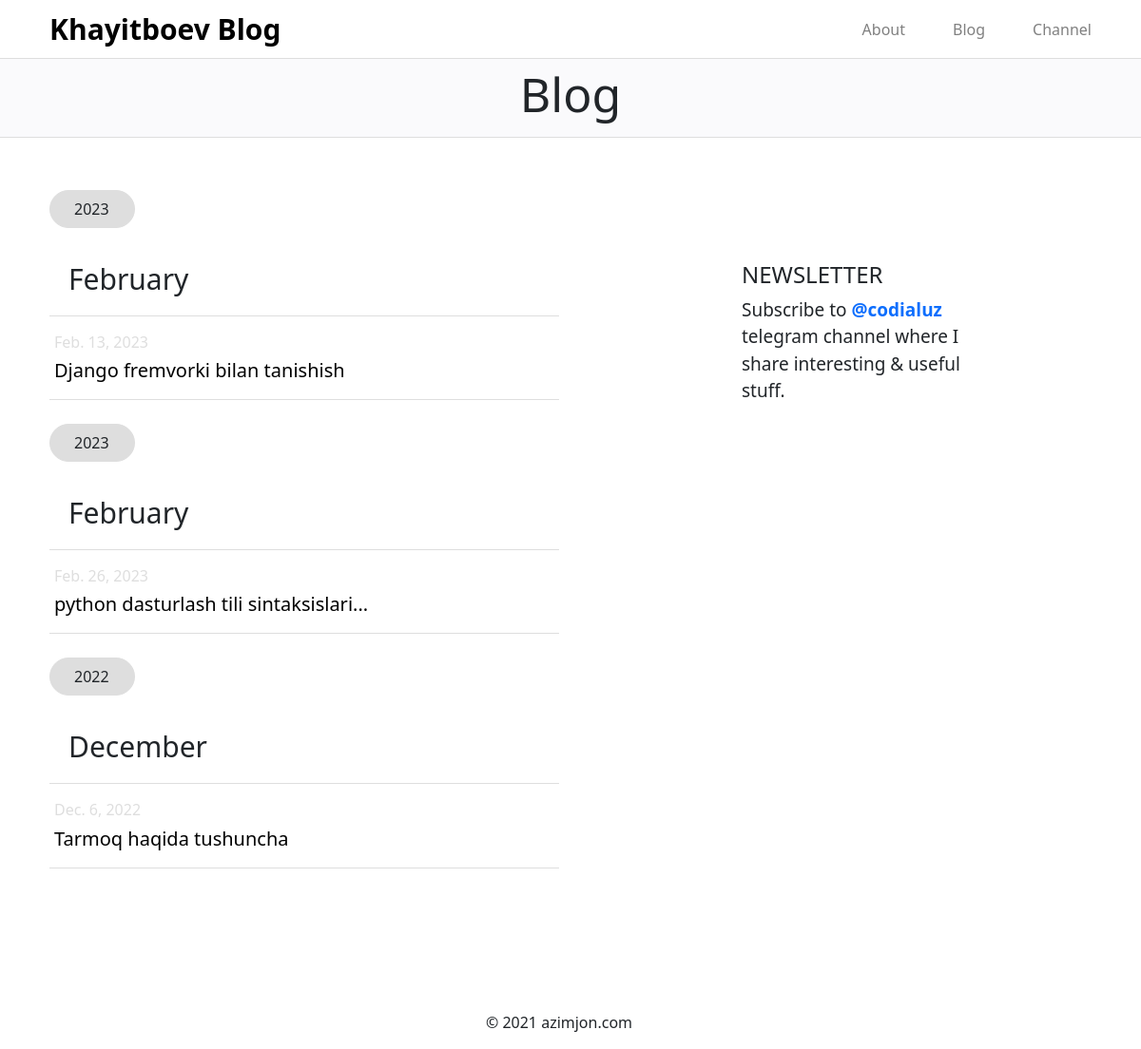
Screenshot of /blog/ with the database file from the repository.
### asosiy/models.py (models this page shows, shortened)
class Maqola(models.Model):
    sarlavha=models.CharField(max_length=50)
    sana=models.DateField()
    matn=models.TextField()
    rasm=models.FileField()

### asosiy/views.py (the view)
# urls.py: path('blog/',blog),
def blog(request):
    data={
        'blog':Maqola.objects.all()
    }
    return render(request, 'blog.html',data)

### templates/blog.html (shortened to what this page needs)
<!DOCTYPE html>
<html lang="uz">
<head>
        {% load static %}
    <link rel="stylesheet" href="{% static 'bootstrap-5.0.2-dist/css/bootstrap.css' %}">
    <link rel="stylesheet" href="{% static 'css/blog.css'%} ">
</head>
<body>
    <div class="container-fluid">
        <div class="row navbar">
            <div class="col-12 col-md-6 col-sm-6 navbar-icon"><a href="./bir.html">Khayitboev Blog</a></div>
            <div class="col-12 col-md-6 col-sm-6 navbar-link">
                <div><a href="./about.html">About</a></div>
                <div><a href="./blog.html">Blog</a></div>
                <div><a href="#">Channel</a></div>
            </div>
        </div>
        <div class="row blog">
            <div class="col-12">
                <h1>Blog</h1>
            </div>
        </div>
        <div class="row main">
            <div class="col-12 col-md-6 col-sm-6 main-card1">
                {% for i in blog %}
                <p>{{i.sana.year}}</p>
                {% if i.sana.month == 1 %}
                <h3>January </h3>
                 {% elif i.sana.month == 2 %}
                <h3>February </h3>
                {% elif i.sana.month == 3 %}
                <h3>March </h3>
                {% elif i.sana.month == 4 %}
                <h3>April </h3>
                {% elif i.sana.month == 5 %}
                <h3>May</h3>
                {% elif i.sana.month == 6 %}
                <h3>June </h3>
                {% elif i.sana.month == 7 %}
                <h3>July </h3>
                {% elif i.sana.month == 8 %}
                <h3>August </h3>
                {% elif i.sana.month == 9 %}
                <h3>September </h3>
                {% elif i.sana.month == 10 %}
                <h3>October</h3>
                {% elif i.sana.month == 11 %}
                <h3>November </h3>
                {% elif i.sana.month == 12 %}
                <h3>December </h3>
                {% endif %}
                <div class="main-card1-link">
                    <a href="/maqola/{{i.id}}/"><h6>{{i.sana}}<h6> <h5>{{i.sarlavha}}</h5></a>
                </div>
                {% endfor %}
            </div>
            <div class="col-12 col-md-6 col-sm-6 main-card2">
                <h4>NEWSLETTER</h4>
                <p>Subscribe to <a href="#">@codialuz</a> telegram channel where I share interesting & useful stuff.</p>
            </div>
        </div>
        <div class="row footer">
            <p>© 2021 azimjon.com</p>
        </div>
    </div>
</body>
</html>

### static/css/blog.css (style rules this page uses)
body { margin: 0; padding: 0; -webkit-box-sizing: border-box; box-sizing: border-box; }
.container-fluid .navbar { padding-right: 40px; padding-left: 40px; border-bottom: 1px solid #DEDEDE; }
.container-fluid .navbar .navbar-icon a { font-size: 30px; font-weight: bold; text-decoration: none; color: #000; }
.container-fluid .navbar .navbar-link { -webkit-box-pack: end; -ms-flex-pack: end; justify-content: end; display: -webkit-box; display: -ms-flexbox; display: flex; }
.container-fluid .navbar .navbar-link a { text-decoration: none; margin-left: 50px; color: grey; }
.container-fluid .blog { background-color: #FAFAFC; border-bottom: 1px solid #DEDEDE; padding: 7px 0px; }
.container-fluid .blog .col-12 h1 { font-weight: 400; font-size: 50px; text-align: center; }
.container-fluid .main { padding-left: 40px; padding-right: 40px; padding-top: 30px; }
.container-fluid .main .main-card1 p { margin-top: 25px; border: 1px solid #DEDEDE; width: 90px; padding: 7px 25px; background-color: #DEDEDE; border-radius: 20px; }
.container-fluid .main .main-card1 h3 { font-weight: 500; font-size: 30px; padding: 20px 0px; padding-bottom: 20px; border-bottom: 1px solid #DEDEDE; padding-left: 20px; }
.container-fluid .main .main-card1 .main-card1-link { width: 100%; padding: 10px 5px; border-bottom: 1px solid #DEDEDE; }
.container-fluid .main .main-card1 .main-card1-link a { width: 100%; cursor: pointer; display: inline-block; position: relative; -webkit-transition: 0.5s; transition: 0.5s; text-decoration: none; }
.container-fluid .main .main-card1 .main-card1-link a h6 { font-weight: normal; color: #DEDEDE; }
.container-fluid .main .main-card1 .main-card1-link a h5 { font-size: 20l, m px; font-weight: normal; color: #000; }
.container-fluid .main .main-card1 .main-card1-link a:after { width: 30px; font-size: 50px; content: '»'; position: absolute; margin-top: -25px; opacity: 0; top: 10px; right: -20px; -webkit-transition: 0.5s; transition: 0.5s; }
.container-fluid .main .main-card2 { width: 100%; margin-left: 15%; margin-top: 100px; width: 290px; }
.container-fluid .main .main-card2 p { font-size: 19px; }
.container-fluid .main .main-card2 a { text-decoration: none; font-weight: bold; }
.container-fluid .footer { margin-top: 150px; width: 100%; text-align: center; }

### rows the page displays
Maqola: sana.year "2023", shows "February", sana "Feb. 13, 2023", sarlavha "Django fremvorki bilan tanishish"
Maqola: sana.year "2023", shows "February", sana "Feb. 26, 2023", sarlavha "python dasturlash tili sintaksislari..."
Maqola: sana.year "2022", shows "December", sana "Dec. 6, 2022", sarlavha "Tarmoq haqida tushuncha"
